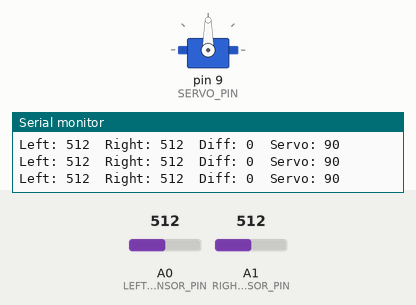
Recording of a program running on a simulated Arduino Mega 2560, built with avr-gcc and run on an emulated ATmega2560. On the bench: servo, the last lines printed to the serial monitor. Inputs (shaded band) come from the test bench; at power-on: A0 (LEFT_SENSOR_PIN) = 512, A1 (RIGHT_SENSOR_PIN) = 512.

Above: at 1.7 s.
1.8 s: A0 (LEFT_SENSOR_PIN) set to 548
At 2.35 s:
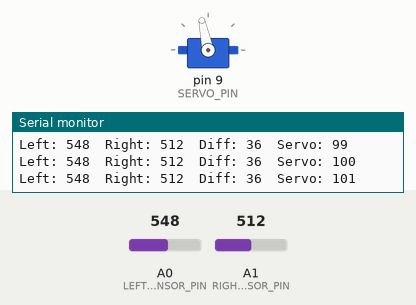
At 3.19 s:
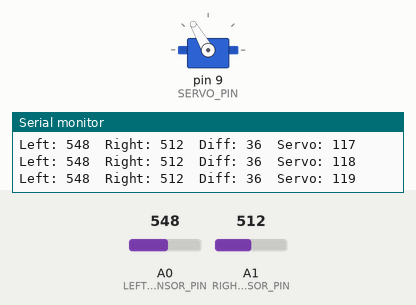
4.8 s: A1 (RIGHT_SENSOR_PIN) set to 463
At 6.8 s:
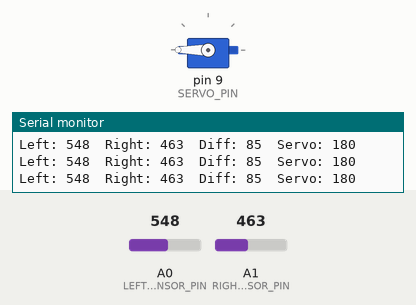
7.8 s: A1 (RIGHT_SENSOR_PIN) set to 442
10.8 s: A0 (LEFT_SENSOR_PIN) set to 511
13.8 s: A0 (LEFT_SENSOR_PIN) set to 429
16.8 s: A0 (LEFT_SENSOR_PIN) set to 408
At 23.06 s:
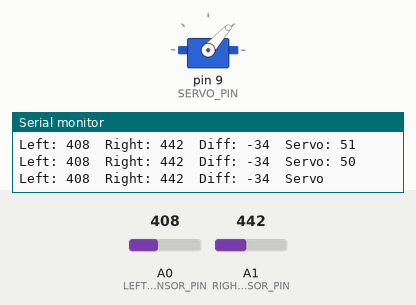
Timing chart, 0 to 23.1 s (numbered marks = the images above; inputs shaded):
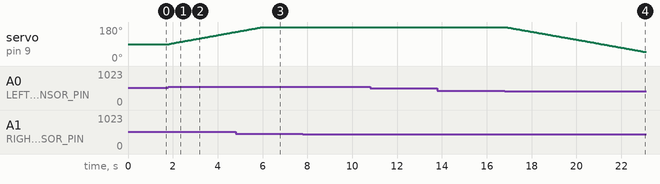

Measured:
- the behaviour switches between 532 and 533 on A0 (LEFT_SENSOR_PIN) (found by bisection; images 0 and 1)
- the behaviour switches between 422 and 421 on A0 (LEFT_SENSOR_PIN) (found by bisection; images 3 and 4)
- after the input at 1.8 s, servo on pin 9 (SERVO_PIN): moves from 90° to 154° over 2.9 s, starting at once
- after the input at 16.8 s, servo on pin 9 (SERVO_PIN): moves from 180° to 48° over 6.2 s, starting at once

The program:

main.cpp
```cpp
// Light-tracking servo for the Elegoo Mega 2560 R3.
//
// Two photoresistors are mounted side by side (ideally with a small divider
// wall between them). The servo turns toward whichever sensor sees more light
// until both read about the same.
//
// Wiring (each photoresistor is half of a voltage divider):
//
//   5V ---[photoresistor]---+---[10k resistor]--- GND
//                           |
//                     A0 (left) / A1 (right)
//
//   Servo: brown/black -> GND, red -> 5V, orange/yellow (signal) -> pin 9
//
// With this wiring, MORE light gives a HIGHER analogRead() value.

#include <Arduino.h>
#include <Servo.h>

const int SERVO_PIN = 9;
const int LEFT_SENSOR_PIN = A0;
const int RIGHT_SENSOR_PIN = A1;

// How different the two sensors must be before the servo moves.
// Raise this if the servo jitters back and forth; lower it for more precision.
const int DEADBAND = 20;

// Degrees moved per loop. Bigger = faster but less smooth.
const int STEP = 1;

// Delay between loop iterations in milliseconds. Smaller = faster tracking.
const int LOOP_DELAY_MS = 15;

// If the servo turns AWAY from the light, change this to true.
const bool REVERSE_DIRECTION = false;

const int SERVO_MIN = 0;
const int SERVO_MAX = 180;

Servo servo;
int position = 90;

// Average several readings to smooth out noise.
int readSensor(int pin) {
  long total = 0;
  for (int i = 0; i < 8; i++) {
    total += analogRead(pin);
  }
  return total / 8;
}

void setup() {
  Serial.begin(9600);
  servo.attach(SERVO_PIN);
  servo.write(position);
  delay(500);
}

void loop() {
  int left = readSensor(LEFT_SENSOR_PIN);
  int right = readSensor(RIGHT_SENSOR_PIN);
  int difference = left - right;

  if (abs(difference) > DEADBAND) {
    // Positive difference means the left side is brighter.
    int direction = (difference > 0) ? STEP : -STEP;
    if (REVERSE_DIRECTION) {
      direction = -direction;
    }
    position = constrain(position + direction, SERVO_MIN, SERVO_MAX);
    servo.write(position);
  }

  Serial.print("Left: ");
  Serial.print(left);
  Serial.print("  Right: ");
  Serial.print(right);
  Serial.print("  Diff: ");
  Serial.print(difference);
  Serial.print("  Servo: ");
  Serial.println(position);

  delay(LOOP_DELAY_MS);
}
```
